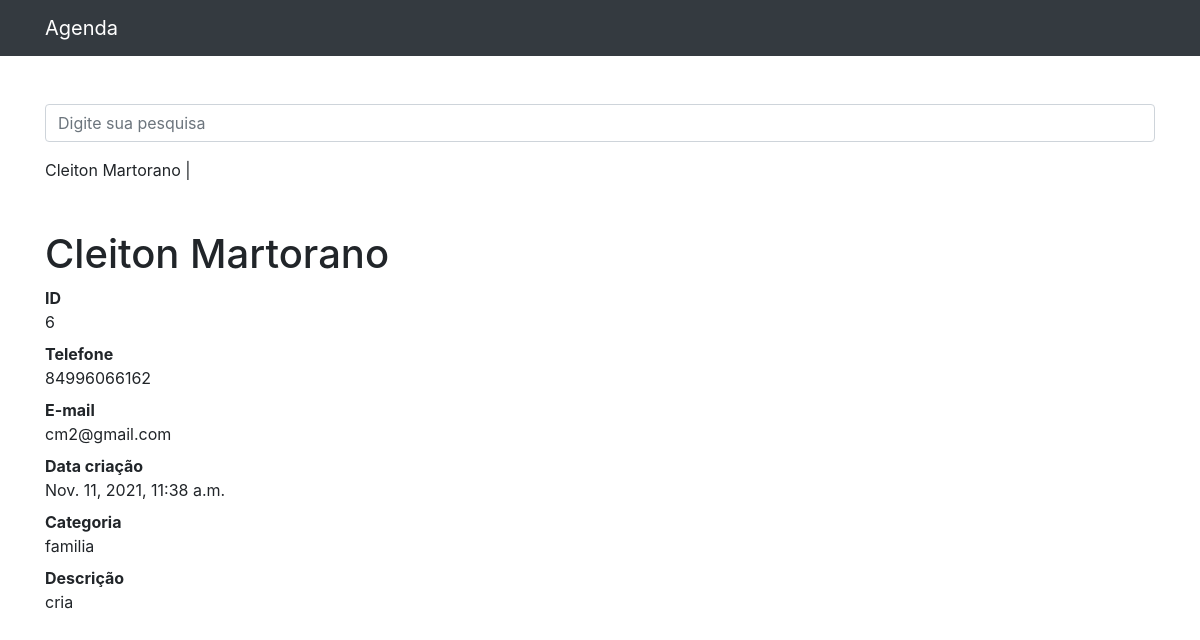
Page /6 on the committed database.
### contatos/models.py (models this page shows)
class Contato(models.Model):
    nome = models.CharField(max_length=255)
    sobrenome = models.CharField(max_length=255, blank=True)
    telefone = models.CharField(max_length=255)
    email = models.CharField(max_length=255,blank=True)
    data_criacao = models.DateTimeField(default=timezone.now())
    descricao = models.CharField(max_length=255,blank=True)
    categoria = models.ForeignKey(Categoria, on_delete=models.DO_NOTHING)
    mostrar = models.BooleanField(default=True)
    foto = models.ImageField(blank=True, upload_to='fotos/%Y/%m/%d')

class Categoria(models.Model):
    nome = models.CharField(max_length=255)
    def __str__(self):
        return self.nome

### contatos/views.py (the view)
# urls.py: path('<int:contato_id>',views.ver_contato, name='ver_contato')
def ver_contato(request,contato_id):
    contato = get_object_or_404(Contato,id=contato_id)
    if not contato.mostrar:
        raise Http404()
    return render(request,'contatos/ver_contato.html',{
        'contato': contato
    })

### contatos/templates/contatos/ver_contato.html (shortened to what this page needs)
{% extends 'base.html'%}
{%block 'conteudo'%}
{% block titulo %} {{ contato.nome }} {{ contato.sobrenome }} | {% endblock %}
<h1 class="mt-5">{{ contato.nome }} {{ contato.sobrenome }}</h1>
<dl>
  <dt>ID</dt>
  <dd>{{ contato.id }}</dd>
  <dt>Telefone</dt>
  <dd>{{ contato.telefone }}</dd>
  <dt>E-mail</dt>
  <dd>{{ contato.email }}</dd>
  <dt>Data criação</dt>
  <dd>{{ contato.data_criacao }}</dd>
  <dt>Categoria</dt>
  <dd>{{ contato.categoria }}</dd>
  <dt>Descrição</dt>
  <dd>
    {{ contato.descricao }}
  </dd>
</dl>
{%endblock%}

### rows in the picture
Contato: nome "Cleiton", sobrenome "Martorano", id "6", telefone "84996066162", email "cm2@gmail.com", data_criacao "Nov. 11, 2021, 11:38 a.m.", categoria "familia", descricao "cria"
